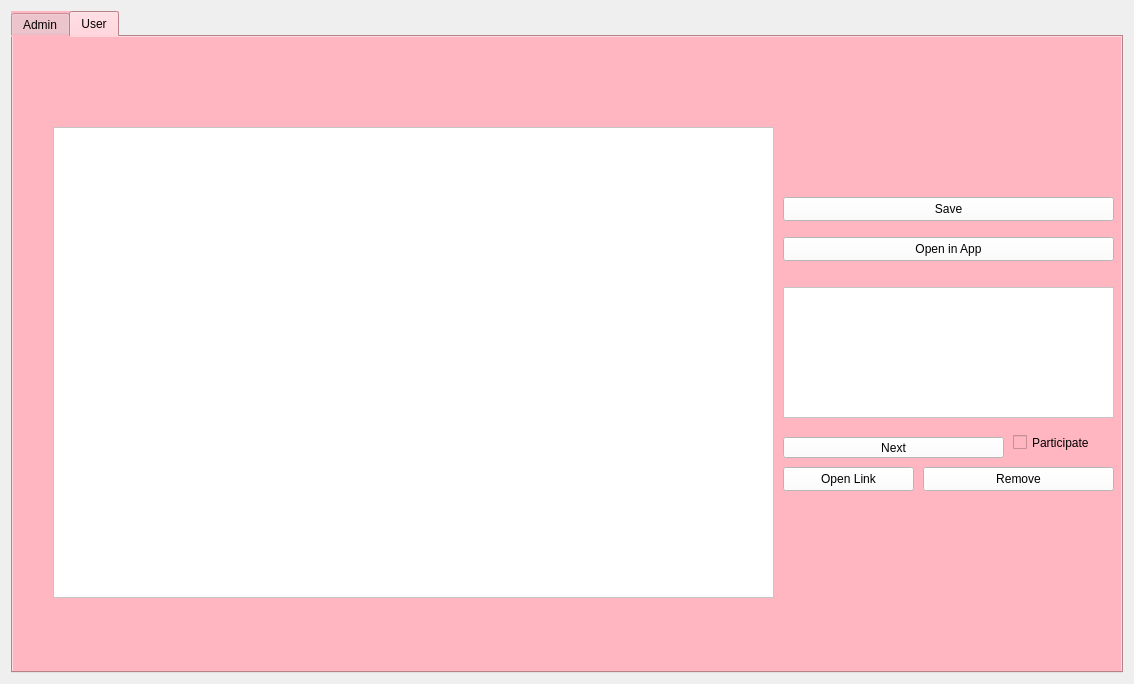
<?xml version="1.0" encoding="UTF-8"?>
<ui version="4.0">
 <class>GUIDesigner</class>
 <widget class="QWidget" name="GUIDesigner">
  <property name="geometry">
   <rect>
    <x>0</x>
    <y>0</y>
    <width>1134</width>
    <height>684</height>
   </rect>
  </property>
  <property name="windowTitle">
   <string>GUIDesigner</string>
  </property>
  <property name="windowIcon">
   <iconset theme="QIcon::ThemeIcon::MediaTape"/>
  </property>
  <layout class="QGridLayout" name="gridLayout">
   <item row="0" column="0">
    <widget class="QTabWidget" name="TabWidget">
     <property name="styleSheet">
      <string notr="true">background-color: lightpink;
color: black;;</string>
     </property>
     <property name="currentIndex">
      <number>1</number>
     </property>
     <widget class="QWidget" name="Admin">
      <property name="accessibleName">
       <string/>
      </property>
      <property name="styleSheet">
       <string notr="true">
font: 9pt &quot;Segoe UI&quot;;</string>
      </property>
      <attribute name="icon">
       <iconset theme="QIcon::ThemeIcon::InputKeyboard"/>
      </attribute>
      <attribute name="title">
       <string>Admin</string>
      </attribute>
      <widget class="QTableWidget" name="tableWidget">
       <property name="geometry">
        <rect>
         <x>10</x>
         <y>10</y>
         <width>771</width>
         <height>601</height>
        </rect>
       </property>
       <property name="styleSheet">
        <string notr="true">background-color: white;</string>
       </property>
      </widget>
      <widget class="QPushButton" name="addButton">
       <property name="geometry">
        <rect>
         <x>1010</x>
         <y>20</y>
         <width>80</width>
         <height>18</height>
        </rect>
       </property>
       <property name="cursor">
        <cursorShape>ArrowCursor</cursorShape>
       </property>
       <property name="toolTipDuration">
        <number>-1</number>
       </property>
       <property name="styleSheet">
        <string notr="true">color:black; background-color:white</string>
       </property>
       <property name="text">
        <string>Add event</string>
       </property>
      </widget>
      <widget class="QPushButton" name="deleteButton">
       <property name="geometry">
        <rect>
         <x>1020</x>
         <y>220</y>
         <width>80</width>
         <height>18</height>
        </rect>
       </property>
       <property name="styleSheet">
        <string notr="true">color:black; background-color:white</string>
       </property>
       <property name="text">
        <string>Delete event</string>
       </property>
      </widget>
      <widget class="QPushButton" name="updateButton">
       <property name="geometry">
        <rect>
         <x>1020</x>
         <y>270</y>
         <width>80</width>
         <height>21</height>
        </rect>
       </property>
       <property name="styleSheet">
        <string notr="true">color:black; background-color:white</string>
       </property>
       <property name="text">
        <string>Update event</string>
       </property>
      </widget>
      <widget class="QLineEdit" name="lineTitle">
       <property name="geometry">
        <rect>
         <x>902</x>
         <y>20</y>
         <width>101</width>
         <height>20</height>
        </rect>
       </property>
       <property name="styleSheet">
        <string notr="true">background-color:white</string>
       </property>
      </widget>
      <widget class="QLineEdit" name="lineDescription">
       <property name="geometry">
        <rect>
         <x>902</x>
         <y>50</y>
         <width>101</width>
         <height>20</height>
        </rect>
       </property>
       <property name="styleSheet">
        <string notr="true">background-color:white</string>
       </property>
      </widget>
      <widget class="QLineEdit" name="lineDate">
       <property name="geometry">
        <rect>
         <x>902</x>
         <y>80</y>
         <width>101</width>
         <height>20</height>
        </rect>
       </property>
       <property name="styleSheet">
        <string notr="true">background-color:white</string>
       </property>
      </widget>
      <widget class="QLineEdit" name="lineTime">
       <property name="geometry">
        <rect>
         <x>902</x>
         <y>110</y>
         <width>101</width>
         <height>20</height>
        </rect>
       </property>
       <property name="styleSheet">
        <string notr="true">background-color:white</string>
       </property>
      </widget>
      <widget class="QLineEdit" name="linePeople">
       <property name="geometry">
        <rect>
         <x>960</x>
         <y>140</y>
         <width>41</width>
         <height>20</height>
        </rect>
       </property>
       <property name="styleSheet">
        <string notr="true">background-color:white</string>
       </property>
      </widget>
      <widget class="QLabel" name="label">
       <property name="geometry">
        <rect>
         <x>800</x>
         <y>20</y>
         <width>51</width>
         <height>20</height>
        </rect>
       </property>
       <property name="styleSheet">
        <string notr="true">color: black;</string>
       </property>
       <property name="text">
        <string>Title</string>
       </property>
      </widget>
      <widget class="QLabel" name="label_2">
       <property name="geometry">
        <rect>
         <x>800</x>
         <y>50</y>
         <width>71</width>
         <height>20</height>
        </rect>
       </property>
       <property name="styleSheet">
        <string notr="true">color:black</string>
       </property>
       <property name="text">
        <string>Description</string>
       </property>
      </widget>
      <widget class="QLabel" name="label_3">
       <property name="geometry">
        <rect>
         <x>800</x>
         <y>80</y>
         <width>51</width>
         <height>20</height>
        </rect>
       </property>
       <property name="styleSheet">
        <string notr="true">color:black</string>
       </property>
       <property name="text">
        <string>Date</string>
       </property>
      </widget>
      <widget class="QLabel" name="label_4">
       <property name="geometry">
        <rect>
         <x>800</x>
         <y>110</y>
         <width>51</width>
         <height>20</height>
        </rect>
       </property>
       <property name="styleSheet">
        <string notr="true">color:black</string>
       </property>
       <property name="text">
        <string>Time</string>
       </property>
      </widget>
      <widget class="QLabel" name="label_5">
       <property name="geometry">
        <rect>
         <x>796</x>
         <y>140</y>
         <width>161</width>
         <height>20</height>
        </rect>
       </property>
       <property name="styleSheet">
        <string notr="true">color:black</string>
       </property>
       <property name="text">
        <string>Number of people attending</string>
       </property>
      </widget>
      <widget class="QLineEdit" name="lineLink">
       <property name="geometry">
        <rect>
         <x>890</x>
         <y>170</y>
         <width>113</width>
         <height>20</height>
        </rect>
       </property>
       <property name="styleSheet">
        <string notr="true">background-color:white</string>
       </property>
      </widget>
      <widget class="QLabel" name="label_6">
       <property name="geometry">
        <rect>
         <x>800</x>
         <y>170</y>
         <width>37</width>
         <height>12</height>
        </rect>
       </property>
       <property name="styleSheet">
        <string notr="true">color:black</string>
       </property>
       <property name="text">
        <string>Link</string>
       </property>
      </widget>
      <widget class="QLineEdit" name="lineDelete">
       <property name="geometry">
        <rect>
         <x>890</x>
         <y>220</y>
         <width>113</width>
         <height>21</height>
        </rect>
       </property>
       <property name="styleSheet">
        <string notr="true">background-color:white</string>
       </property>
      </widget>
      <widget class="QLabel" name="label_7">
       <property name="geometry">
        <rect>
         <x>800</x>
         <y>220</y>
         <width>81</width>
         <height>21</height>
        </rect>
       </property>
       <property name="styleSheet">
        <string notr="true">color:black</string>
       </property>
       <property name="text">
        <string>ID to delete:</string>
       </property>
      </widget>
      <widget class="QLabel" name="label_8">
       <property name="geometry">
        <rect>
         <x>796</x>
         <y>380</y>
         <width>161</width>
         <height>20</height>
        </rect>
       </property>
       <property name="styleSheet">
        <string notr="true">color:black</string>
       </property>
       <property name="text">
        <string>Number of people attending</string>
       </property>
      </widget>
      <widget class="QLabel" name="label_9">
       <property name="geometry">
        <rect>
         <x>800</x>
         <y>260</y>
         <width>51</width>
         <height>20</height>
        </rect>
       </property>
       <property name="styleSheet">
        <string notr="true">color: black;</string>
       </property>
       <property name="text">
        <string>Title</string>
       </property>
      </widget>
      <widget class="QLineEdit" name="lineTimeU">
       <property name="geometry">
        <rect>
         <x>902</x>
         <y>350</y>
         <width>101</width>
         <height>20</height>
        </rect>
       </property>
       <property name="styleSheet">
        <string notr="true">background-color:white</string>
       </property>
      </widget>
      <widget class="QLineEdit" name="lineDateU">
       <property name="geometry">
        <rect>
         <x>902</x>
         <y>320</y>
         <width>101</width>
         <height>20</height>
        </rect>
       </property>
       <property name="styleSheet">
        <string notr="true">background-color:white</string>
       </property>
      </widget>
      <widget class="QLineEdit" name="lineLinkU">
       <property name="geometry">
        <rect>
         <x>890</x>
         <y>410</y>
         <width>113</width>
         <height>20</height>
        </rect>
       </property>
       <property name="styleSheet">
        <string notr="true">background-color:white</string>
       </property>
      </widget>
      <widget class="QLabel" name="label_10">
       <property name="geometry">
        <rect>
         <x>800</x>
         <y>320</y>
         <width>51</width>
         <height>20</height>
        </rect>
       </property>
       <property name="styleSheet">
        <string notr="true">color:black</string>
       </property>
       <property name="text">
        <string>Date</string>
       </property>
      </widget>
      <widget class="QLabel" name="label_11">
       <property name="geometry">
        <rect>
         <x>800</x>
         <y>350</y>
         <width>51</width>
         <height>20</height>
        </rect>
       </property>
       <property name="styleSheet">
        <string notr="true">color:black</string>
       </property>
       <property name="text">
        <string>Time</string>
       </property>
      </widget>
      <widget class="QLabel" name="label_12">
       <property name="geometry">
        <rect>
         <x>800</x>
         <y>410</y>
         <width>37</width>
         <height>12</height>
        </rect>
       </property>
       <property name="styleSheet">
        <string notr="true">color:black</string>
       </property>
       <property name="text">
        <string>Link</string>
       </property>
      </widget>
      <widget class="QLineEdit" name="lineIdU">
       <property name="geometry">
        <rect>
         <x>890</x>
         <y>460</y>
         <width>113</width>
         <height>21</height>
        </rect>
       </property>
       <property name="styleSheet">
        <string notr="true">background-color:white</string>
       </property>
      </widget>
      <widget class="QLineEdit" name="lineDescriptionU">
       <property name="geometry">
        <rect>
         <x>902</x>
         <y>290</y>
         <width>101</width>
         <height>20</height>
        </rect>
       </property>
       <property name="styleSheet">
        <string notr="true">background-color:white</string>
       </property>
      </widget>
      <widget class="QLineEdit" name="lineTitleU">
       <property name="geometry">
        <rect>
         <x>902</x>
         <y>260</y>
         <width>101</width>
         <height>20</height>
        </rect>
       </property>
       <property name="styleSheet">
        <string notr="true">background-color:white</string>
       </property>
      </widget>
      <widget class="QLabel" name="label_13">
       <property name="geometry">
        <rect>
         <x>800</x>
         <y>460</y>
         <width>81</width>
         <height>21</height>
        </rect>
       </property>
       <property name="styleSheet">
        <string notr="true">color:black</string>
       </property>
       <property name="text">
        <string>ID to update:</string>
       </property>
      </widget>
      <widget class="QLineEdit" name="linePeopleU">
       <property name="geometry">
        <rect>
         <x>960</x>
         <y>380</y>
         <width>41</width>
         <height>20</height>
        </rect>
       </property>
       <property name="styleSheet">
        <string notr="true">background-color:white</string>
       </property>
      </widget>
      <widget class="QLabel" name="label_14">
       <property name="geometry">
        <rect>
         <x>800</x>
         <y>290</y>
         <width>71</width>
         <height>20</height>
        </rect>
       </property>
       <property name="styleSheet">
        <string notr="true">color:black</string>
       </property>
       <property name="text">
        <string>Description</string>
       </property>
      </widget>
      <widget class="Line" name="line">
       <property name="geometry">
        <rect>
         <x>780</x>
         <y>240</y>
         <width>331</width>
         <height>16</height>
        </rect>
       </property>
       <property name="orientation">
        <enum>Qt::Orientation::Horizontal</enum>
       </property>
      </widget>
      <widget class="Line" name="line_2">
       <property name="geometry">
        <rect>
         <x>780</x>
         <y>200</y>
         <width>331</width>
         <height>16</height>
        </rect>
       </property>
       <property name="orientation">
        <enum>Qt::Orientation::Horizontal</enum>
       </property>
      </widget>
      <widget class="QPushButton" name="undoButton">
       <property name="geometry">
        <rect>
         <x>790</x>
         <y>520</y>
         <width>311</width>
         <height>24</height>
        </rect>
       </property>
       <property name="styleSheet">
        <string notr="true">color:black; background-color:white</string>
       </property>
       <property name="text">
        <string>UNDO</string>
       </property>
      </widget>
      <widget class="Line" name="line_3">
       <property name="geometry">
        <rect>
         <x>780</x>
         <y>500</y>
         <width>331</width>
         <height>16</height>
        </rect>
       </property>
       <property name="orientation">
        <enum>Qt::Orientation::Horizontal</enum>
       </property>
      </widget>
      <widget class="QPushButton" name="redoButton">
       <property name="geometry">
        <rect>
         <x>790</x>
         <y>550</y>
         <width>311</width>
         <height>24</height>
        </rect>
       </property>
       <property name="styleSheet">
        <string notr="true">color:black; background-color:white</string>
       </property>
       <property name="text">
        <string>REDO</string>
       </property>
      </widget>
     </widget>
     <widget class="QWidget" name="User">
      <attribute name="icon">
       <iconset theme="QIcon::ThemeIcon::AudioCard"/>
      </attribute>
      <attribute name="title">
       <string>User</string>
      </attribute>
      <widget class="QListWidget" name="displayList">
       <property name="geometry">
        <rect>
         <x>770</x>
         <y>250</y>
         <width>331</width>
         <height>131</height>
        </rect>
       </property>
       <property name="styleSheet">
        <string notr="true">background-color:white</string>
       </property>
      </widget>
      <widget class="QPushButton" name="nextButton">
       <property name="geometry">
        <rect>
         <x>770</x>
         <y>400</y>
         <width>221</width>
         <height>21</height>
        </rect>
       </property>
       <property name="styleSheet">
        <string notr="true">background-color: white;</string>
       </property>
       <property name="text">
        <string>Next</string>
       </property>
      </widget>
      <widget class="QCheckBox" name="checkBox">
       <property name="geometry">
        <rect>
         <x>1000</x>
         <y>390</y>
         <width>91</width>
         <height>31</height>
        </rect>
       </property>
       <property name="text">
        <string>Participate</string>
       </property>
      </widget>
      <widget class="QPushButton" name="openLinkButton">
       <property name="geometry">
        <rect>
         <x>770</x>
         <y>430</y>
         <width>131</width>
         <height>24</height>
        </rect>
       </property>
       <property name="styleSheet">
        <string notr="true">background-color:white;</string>
       </property>
       <property name="text">
        <string>Open Link</string>
       </property>
      </widget>
      <widget class="QPushButton" name="removeButton">
       <property name="geometry">
        <rect>
         <x>910</x>
         <y>430</y>
         <width>191</width>
         <height>24</height>
        </rect>
       </property>
       <property name="styleSheet">
        <string notr="true">background-color:white;</string>
       </property>
       <property name="text">
        <string>Remove</string>
       </property>
      </widget>
      <widget class="QPushButton" name="openApp">
       <property name="geometry">
        <rect>
         <x>770</x>
         <y>200</y>
         <width>331</width>
         <height>24</height>
        </rect>
       </property>
       <property name="styleSheet">
        <string notr="true">background-color:white</string>
       </property>
       <property name="text">
        <string>Open in App</string>
       </property>
      </widget>
      <widget class="QPushButton" name="saveButton">
       <property name="geometry">
        <rect>
         <x>770</x>
         <y>160</y>
         <width>331</width>
         <height>24</height>
        </rect>
       </property>
       <property name="styleSheet">
        <string notr="true">background-color:white</string>
       </property>
       <property name="text">
        <string>Save</string>
       </property>
      </widget>
      <widget class="QTableView" name="tableView">
       <property name="geometry">
        <rect>
         <x>40</x>
         <y>90</y>
         <width>721</width>
         <height>471</height>
        </rect>
       </property>
       <property name="styleSheet">
        <string notr="true">background-color:white; color:black</string>
       </property>
      </widget>
     </widget>
    </widget>
   </item>
  </layout>
 </widget>
 <resources/>
 <connections/>
</ui>
